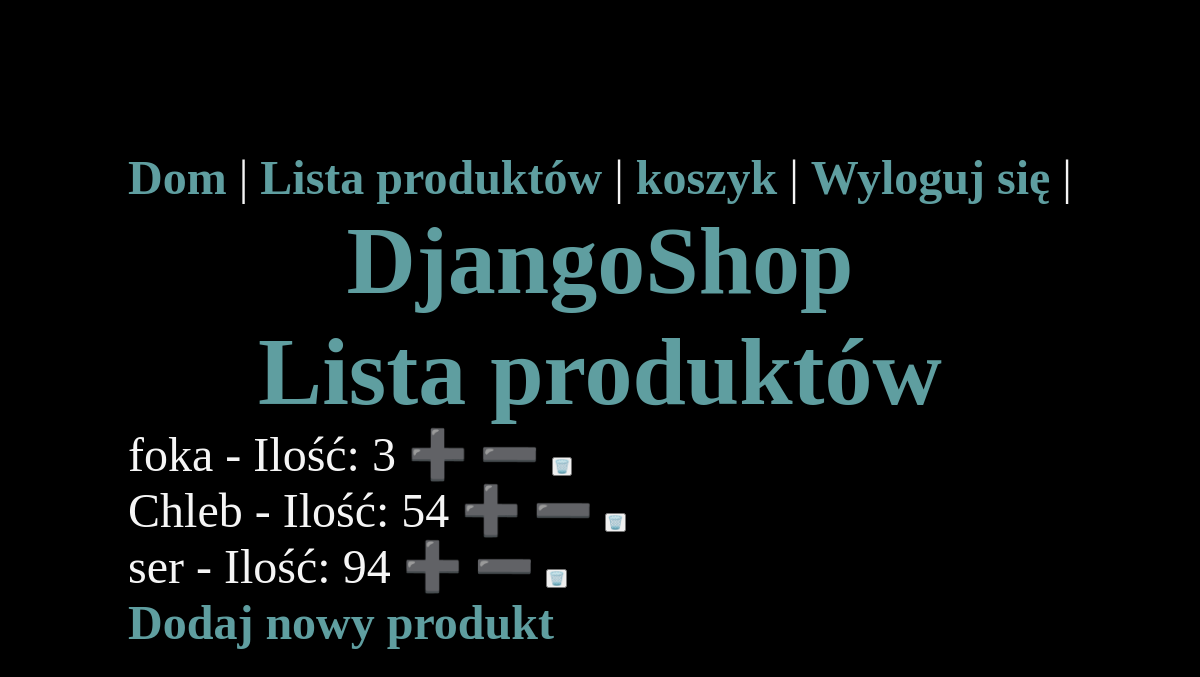
Page /products/seller (signed in) on the committed database.
### products/models.py (models this page shows, shortened)
class Product(models.Model):
    name = models.CharField(max_length=255)
    description = models.TextField()
    price = models.DecimalField(max_digits=10, decimal_places=2)
    stock = models.PositiveIntegerField(default=0)  # Liczba dostępnych produktów
    image = models.ImageField(default='fallback.jpg', blank=True)
    created_at = models.DateTimeField(auto_now_add=True)
    updated_at = models.DateTimeField(auto_now=True)

### products/views.py (the view)
# urls.py: path('seller', views.product_list, name='product_list'),
def product_list(request):
    products = Product.objects.all()
    return render(request, 'products/product_list.html', {'products': products})

### products/templates/products/product_list.html (shortened to what this page needs)
{% extends "base.html" %}
{% load static %}
{% block content %}
  <link rel="stylesheet" href="{%static 'css/style.css'%}">
  <h1>Lista produktów</h1>
  <ul>
    {% for product in products %}
      <li>
        {{ product.name }} - Ilość: {{ product.stock }}
        <a href="{% url 'products:increase_stock' pk=product.pk %}">➕</a>
        <a href="{% url 'products:decrease_stock' pk=product.pk %}">➖</a>
        <form action="{% url 'products:product_delete' pk=product.pk %}" method="post" style="display:inline;">
          <button type="submit" onclick="return confirm('Czy na pewno chcesz usunąć ten produkt?')">🗑️</button>
        </form>
      </li>
    {% endfor %}
  </ul>
  <a href="{% url 'products:product_create' %}">Dodaj nowy produkt</a>
{% endblock %}

### static/css/style.css (style rules this page uses)
* { margin: 0; padding: 0; box-sizing: border-box; }
body { min-height: 100vh; display: grid; place-content: center; font-size: 3rem; background-color: black; color:whitesmoke; }
h1, p { text-align: center; }
h1 { color:cadetblue; }
a { color:cadetblue; text-decoration: none; font-weight: bold; }
ul { list-style: none; padding: 0; margin: 0; }

### rows in the picture
Product: name "foka", stock "3"
Product: name "Chleb", stock "54"
Product: name "ser", stock "94"
